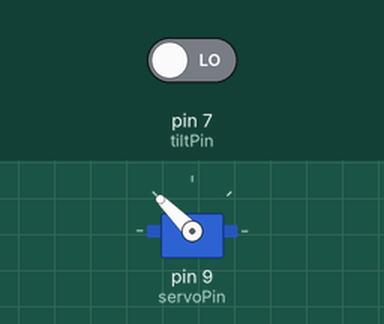
Recording of a sketch running on a simulated Arduino Uno, built with avr-gcc and run on an emulated ATmega328P. On the bench: servo. The inputs (shaded band) are chosen by the test bench; at power-on: pin 7 (tiltPin) LOW.

Above: at 1.2 s.
1.3 s: pin 7 (tiltPin) driven HIGH
At 1.9 s:
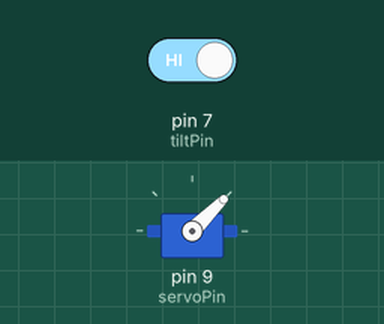
2.8 s: pin 7 (tiltPin) driven LOW
At 3.1 s:
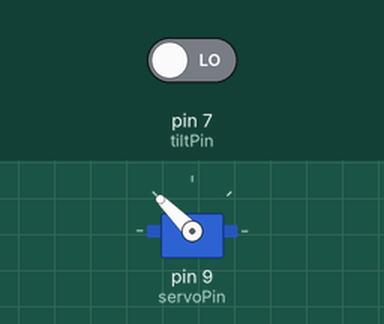
Timing chart, 0 to 5.8 s (numbered marks = the images above; inputs shaded):
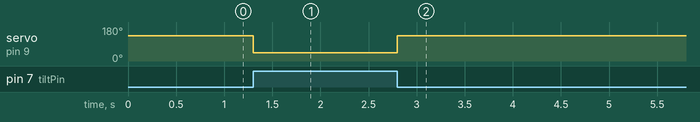

Measured:
- after the input at 1.3 s, servo on pin 9 (servoPin): 135° → 45° at once
- after the input at 2.8 s, servo on pin 9 (servoPin): 45° → 135° at once

The sketch:

ch14_4.ino
```cpp
#include <Servo.h>

Servo myServo;
int tiltPin = 7;
int servoPin = 9;
int tiltState = 0;

void setup() {
  pinMode(tiltPin, INPUT);
  myServo.attach(servoPin);
}

void loop() {
  tiltState = digitalRead(tiltPin);
  if (tiltState == HIGH) {
    myServo.write(45);
  } else {
    myServo.write(135);
  }
}
```
